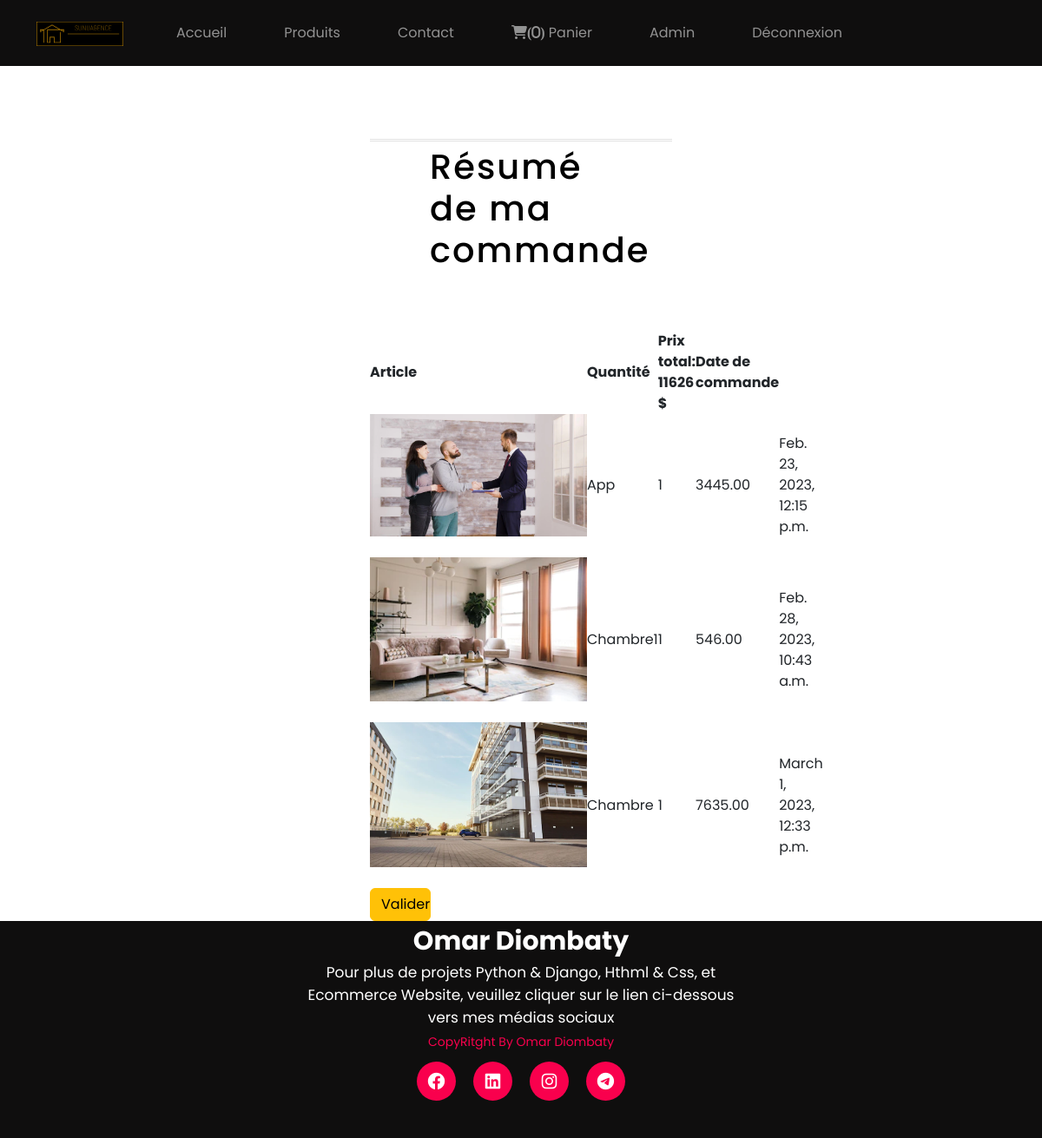
/order_summary/ (signed in), run on the app's committed database.
### users/models.py (models this page shows)
class Shopper(AbstractUser):
    pass

### Agence/models.py (models this page shows, shortened)
class Cart(models.Model):
    user = models.OneToOneField(settings.AUTH_USER_MODEL, on_delete=models.CASCADE)
    orders = models.ManyToManyField(Order)

class Order(models.Model):
    user = models.ForeignKey(settings.AUTH_USER_MODEL, on_delete=models.CASCADE)
    suite = models.ForeignKey(Suite, on_delete=models.CASCADE)
    quantity = models.IntegerField(default=1)
    ordered = models.BooleanField(default=False)
    ordered_date = models.DateTimeField(blank=True, null=True)

class Suite(models.Model):
    city = models.CharField(max_length=100)
    category = models.ForeignKey(
    Category, related_name="products", on_delete=models.CASCADE, null=True)
    price = models.DecimalField(max_digits=10, decimal_places=2)
    name = models.CharField(max_length=100)
    slug = models.SlugField(max_length=128, unique=True)
    adress = models.CharField(max_length=100)
    description = models.TextField(blank=True)
    available = models.BooleanField(default=True)
    image = models.ImageField(upload_to='suites/', blank=True, null=True)

### Agence/views.py (the view)
# urls.py: path('order_summary/',views.order_summary, name="order_summary"),
@login_required(login_url='login')
def order_summary(request):
    user = request.user
    orders = Order.objects.filter(user=user, ordered=True)
    total_price = orders.aggregate(total=Sum('suite__price'))
    return render(request, 'Agence/order_summary.html', {'orders': orders, 'total_price': total_price['total']})

### Agence/templates/Agence/order_summary.html
{% extends 'Agence/base.html' %}
{% load static %}
{% block content %}
<br><br><br><br><br><br>
<div class="container">
    <div class="container-md col-4 ">
    <hr style = "border-top: 3px double #8c8b8b">
    <br><br>
    <div>
        <h1>Résumé de ma commande</h1>
    </div>
<table>
    <tr>
        <th>Article</th>
        <th>Quantité</th>
        <th>Prix total: {{ total_price }} $</th>
        <th>Date de commande</th>
    </tr>
    {% for order in orders %}
    <tr>
        <td>
            <img src="{{ order.suite.image.url }}" alt="{{ order.suite.name
                }}" style="max-width:
                250px;">
                <br><br>
        </td>
        <td>{{ order.suite.name }}</td>
        <td>{{ order.quantity }}</td>
        <td>{{ order.suite.price }}</td>
        <td>{{ order.ordered_date }}</td>
    </tr>
    {% endfor %}
</table>
<a href="{% url 'thank_you' total_price=total_price %}" class="btn btn-warning" style="width: 20%;">Valider</a>
    </div>
</div>
</body>
{% endblock %}

### Agence/templates/Agence/base.html (shortened to what this page needs)
{% load static %}
<!DOCTYPE html>
<html lang="en">
  <head>
    <link
      href="https://cdn.jsdelivr.net/npm/bootstrap@5.2.3/dist/css/bootstrap.min.css"
      rel="stylesheet">
    <link
      rel="stylesheet"
      href="https://cdnjs.cloudflare.com/ajax/libs/font-awesome/6.2.1/css/all.min.css"
      />
    <link rel="stylesheet" href="{% static 'css/style.css' %}" />
    <link rel="stylesheet" href="{% static 'css/new_suite.css' %}" />
    <link rel="stylesheet" href="{% static 'css/base.css' %}" />
  </head>
  <body>
    <header>
      <nav class="navbar navbar-expand-lg navbar-dark fixed-top">
        <div class="container">
        <a class="navbar-brand" href="{% url 'index' %}">
          <img style="width: 100px;" src="{% static 'img/logo1.png' %}" alt="" />
        </a>
        <div class="container " style="right: auto;">
          <div class="collapse navbar-collapse " id="navbarNav">
            <ul class="navbar-nav d-flex ml-auto justify-content-end">
              <li class="nav-item">
                <a class="nav-link" href="{% url 'about' %}">Accueil</a>
              </li>
              <li class="nav-item">
                <a class="nav-link" href="{% url 'suite_list' %}">Produits</a>
              </li>
              <li class="nav-item">
                <a class="nav-link" href="{% url 'contact' %}">Contact</a>
              </li>
              <li class="nav-item">
                <a class="nav-link" href="{% url 'cart' %}">
                  <i class="fas fa-shopping-cart">({{ user.cart.orders.count }})</i>
                  Panier
                </a>
              </li>
            </ul>
            <ul class="navbar-nav">
              {% if user.is_authenticated %}
              <li class="nav-item">
                <a class="nav-link">{{ user.username }}</a>
              </li>
              <li class="nav-item">
                <a class="nav-link" href="{% url 'logout' %}">Déconnexion</a>
              </li>
              {% else %}
              <li class="nav-item">
                <a class="nav-link" href="{% url 'login' %}">Connexion</a>
                <a class="nav-link" href="{% url 'signup' %}">S'inscrire</a>
              </li>
              {% endif %}
            </ul>
          </div>
        </div>
      </div>
      </nav>
    </header>
    {% block content %} {% endblock %}
  </body>
  <footer>
    <p>Omar Diombaty</p>
    <p>
      Pour plus de projets Python & Django, Hthml & Css, et Ecommerce Website, veuillez cliquer sur le lien ci-dessous vers mes médias sociaux
    </p>
    <div class="social">
      <a href="#"><i class="fa-brands fa-facebook"></i></a>
      <a href="https://www.linkedin.com/feed/"><i class="fa-brands fa-linkedin"></i></a>
      <a href="https://instagram.com/o.diombaty?igshid=MWM2YjBjM2Q="><i
          class="fa-brands fa-instagram"></i></a>
      <a href="https://telegram.org/dl"><i class="fa-brands fa-telegram"></i></a>
    </div>
    <p class="end">CopyRitght By Omar Diombaty</p>
  </footer>
</html>

### Agence/static/css/style.css (style rules this page uses)
* { padding: 0; margin: 0; font-family: 'Josefin Sans', sans-serif; box-sizing: border-box; }
h1 { color: #000000; margin: 69px; margin-top: -59px; letter-spacing: 2px; }

### Agence/static/css/new_suite.css (style rules this page uses)
* { margin: 0; padding: 0; box-sizing: border-box; font-family: 'Poppins', sans-serif; }

### Agence/static/css/base.css (style rules this page uses)
ul li a { margin-right: auto; justify-content: end; nav-right: auto; right: auto; }

### Agence/templates/Agence/base.html (style rules this page uses)
nav { background: #101010; background-color: #0f0e0e; }
nav { display: flex; align-items: center; justify-content: space-between; padding-top: 45px; padding-left: 8%; padding-right: 8%; }
nav ul li { list-style-type: none; display: inline-block; padding: 10px 25px; }
nav ul li a { color: white; text-decoration: none; font-weight: bold; text-transform: capitalize; }
footer { position: relative; width: 100%; height: 250px; background: #101010; display: flex; flex-direction: column; align-items: center; justify-content: center; background-color: #0f0e0e; }
footer p:nth-child(1) { font-size: 30px; color: white; margin-bottom: 20px; font-weight: bold; }
footer p:nth-child(2) { color: white; font-size: 17px; width: 500px; text-align: center; line-height: 26px; }
.social { display: flex; }
.social a { width: 45px; height: 45px; display: flex; align-items: center; justify-content: center; background: #f9004d; border-radius: 50%; margin: 22px 10px; color: white; text-decoration: none; font-size: 20px; }
.end { position: absolute; color: #f9004d; bottom: 35px; font-size: 14px; height: 70px; }
p { margin-top: -20px; }

### data on the page
Shopper: cart.orders.count "0", username "Admin"
Order: suite.image (picture), suite.name "App", quantity "1", suite.price "3445.00", ordered_date "Feb. 23, 2023, 12:15 p.m."
Order: suite.image (picture), suite.name "Chambre1", quantity "1", suite.price "546.00", ordered_date "Feb. 28, 2023, 10:43 a.m."
Order: suite.image (picture), suite.name "Chambre", quantity "1", suite.price "7635.00", ordered_date "March 1, 2023, 12:33 p.m."

### other printed values
{{ total_price }} "11626"
